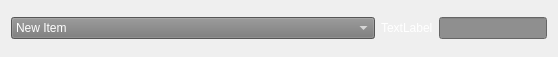
          <widget class="QWidget" name="widget_26" native="true">
           <property name="maximumSize">
            <size>
             <width>16777215</width>
             <height>57</height>
            </size>
           </property>
           <layout class="QGridLayout" name="gridLayout_6">
            <item row="0" column="1">
             <widget class="QLabel" name="label_2">
              <property name="styleSheet">
               <string notr="true">color: rgb(255, 255, 255);</string>
              </property>
              <property name="text">
               <string>TextLabel</string>
              </property>
             </widget>
            </item>
            <item row="0" column="2">
             <widget class="QLineEdit" name="lineEdit_3">
              <property name="styleSheet">
               <string notr="true">background-color: rgb(143, 143, 143);</string>
              </property>
             </widget>
            </item>
            <item row="0" column="0">
             <widget class="QComboBox" name="comboBox">
              <property name="minimumSize">
               <size>
                <width>364</width>
                <height>1</height>
               </size>
              </property>
              <property name="styleSheet">
               <string notr="true">background-color: rgb(120, 120, 120);
color: rgb(255, 255, 255);</string>
              </property>
              <item>
               <property name="text">
                <string>New Item</string>
               </property>
              </item>
              <item>
               <property name="text">
                <string>New Item</string>
               </property>
              </item>
              <item>
               <property name="text">
                <string>New Item</string>
               </property>
              </item>
              <item>
               <property name="text">
                <string>New Item</string>
               </property>
              </item>
              <item>
               <property name="text">
                <string>New Item</string>
               </property>
              </item>
              <item>
               <property name="text">
                <string>New Item</string>
               </property>
              </item>
              <item>
               <property name="text">
                <string>New Item</string>
               </property>
              </item>
             </widget>
            </item>
           </layout>
          </widget>
